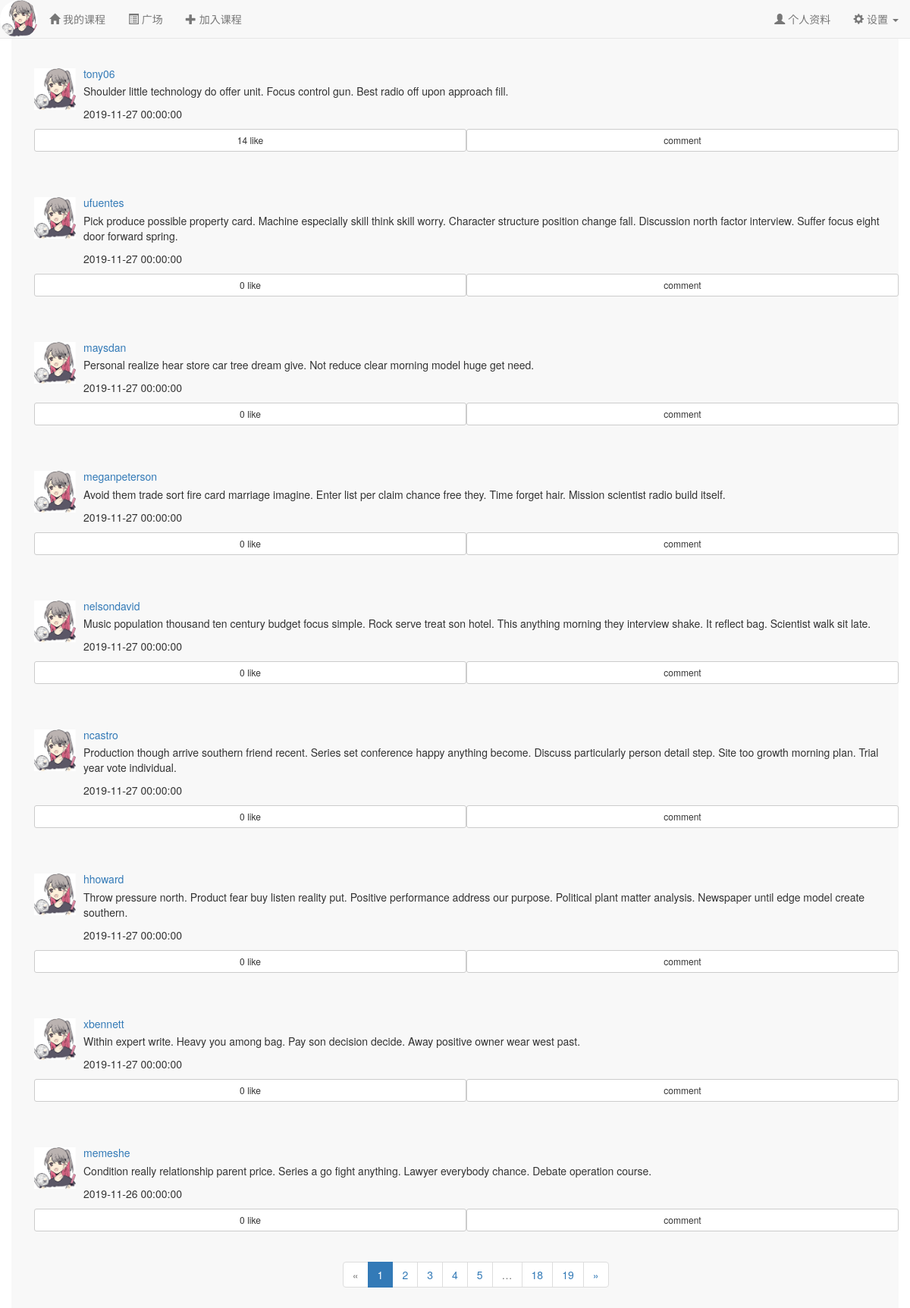
The app's page /forum/ (signed in) with its own data.
### app/models.py (models this page shows, shortened)
class Post(db.Model):
    __tablename__ = 'posts'
    id = db.Column(db.Integer, primary_key=True)
    body = db.Column(db.Text) #动态内容
    body_html = db.Column(db.Text) #内容的html富文本形式
    timestamp = db.Column(db.DateTime, index=True, default=datetime.utcnow) #动态发布的时间戳
    author_id = db.Column(db.Integer, db.ForeignKey('users.id')) #作者id
    liked = db.Column(db.Integer) #点赞数
    comments = db.relationship('Comment', backref='post', lazy='dynamic') #该动态对应的评论

class User(UserMixin, db.Model):
    __tablename__ = 'users'
    id = db.Column(db.Integer, primary_key=True)
    name = db.Column(db.String(64)) #真实姓名(不同于用户名)
    location = db.Column(db.String(64)) #位置
    about_me = db.Column(db.Text()) #个人介绍
    member_since = db.Column(db.DateTime(), default=datetime.utcnow)    #注册时间
    last_seen = db.Column(db.DateTime(), default=datetime.utcnow)   #最后一次访问的时间
    email = db.Column(db.String(64), unique=True, index=True)   #电子邮箱
    nickname = db.Column(db.String(64))    #昵称
    role_id = db.Column(db.Integer, db.ForeignKey('roles.id'))  #角色id
    password_hash = db.Column(db.String(128))   #密码hash
    confirmed = db.Column(db.Boolean, default=False)    #是否已经确认账户
    headicon_url = db.Column(db.String(64)) #头像图标的url
    student = db.relationship('Student', backref='user', uselist=False) #通过Student的user字段拿到用户信息
    teacher = db.relationship('Teacher', backref='user', uselist=False) #通过Teacher的user字段拿到用户信息
    posts = db.relationship('Post', backref='author', lazy='dynamic') #该用户发布的动态
    followed = db.relationship('Follow',
                               foreign_keys=[Follow.follower_id],
                               backref=db.backref('follower', lazy='joined'),
                               lazy='dynamic',
                               cascade='all, delete-orphan')
    followers = db.relationship('Follow',
                               foreign_keys=[Follow.followed_id],
                               backref=db.backref('followed', lazy='joined'),
                               lazy='dynamic',
                               cascade='all, delete-orphan')
    comments = db.relationship('Comment', backref='author', lazy='dynamic') #该用户发表的评论
    @property
    def password(self):
        raise AttributeError('Password is not a readable attribute!')
    @login_manager.user_loader
    def load_user(user_id):
        return User.query.get(int(user_id))
    def ping(self):
        self.last_seen = datetime.utcnow()
        db.session.add(self)
        db.session.commit()

### app/forum/views.py (the view)
@forum.route('/')
def index():
    page = request.args.get('page', 1, type=int)
    pagination = Post.query.order_by(Post.timestamp.desc()).paginate(
        page, per_page=current_app.config['FLASKY_COURSE_PER_PAGE'],
        error_out=False)
    posts = [item for item in pagination.items]
    return render_template('forum/index.html', posts=posts, pagination=pagination)

### app/auth/views.py (called while the page is built)
@auth.before_app_request
def before_request():
    if current_user.is_authenticated:
        current_user.ping()
        if not current_user.confirmed \
                and request.endpoint \
                and request.blueprint != 'auth' \
                and request.endpoint != 'static':
            return redirect(url_for('auth.unconfirmed'))

### app/main/__init__.py (called while the page is built)
@main.app_context_processor
def inject_permissions():
    return dict(Permission=Permission)

### app/templates/forum/index.html (shortened to what this page needs)
{% extends "/base.html" %}
{% import "/_macros.html" as macros %}
{% block content %}
<div class="container navbar-default" style="height:100%;padding-top:30px;">
    <div class="container">
        {% for each in posts %}
        <div style="padding-top:60px;padding-bottom:30px">
            <div class="media-left">
                <a href="{{ url_for('main.user', email=each.author.email) }}"><img src="{{ url_for('static', filename=('headicon/'+each.author.headicon_url)) }}" class="media-object" style="width:55px"></a>
            </div>
            <div class="media-body">
                <a href="{{ url_for('main.user', email=each.author.email) }}"><h5 class="media-heading">{{ each.author.nickname }}</h5></a>
                {% if each.body_html %}
                    {{ each.body_html | safe }}
                {% else %}
                    {{ each.body }}
                {% endif %}
                <p>{{ each.timestamp }}</p>
            </div>
            <button id="like{{ each.id }}" onclick="like(id)" type="button" class="btn btn-default btn-sm col-xs-6">
                {% if not each.liked %}
                0
                {% else %}
                {{ each.liked }}
                {% endif %}
                like
            </button>
            <button id="comments{{ each.id }}" onclick="comments(id)" type="button" class="btn btn-default btn-sm col-xs-6">comment</button>
        </div>
        {% endfor %}
    </div>
        <div class="pagination" style="margin-left:37%">
            {{ macros.pagination_widget(pagination, 'forum.index') }}
        </div>
</div>
{% endblock %}

### records on screen
Post: headicon_url (placeholder picture), author.nickname "tony06", body_html "Shoulder little technology do offer unit. Focus control gun. Best radio off upon approach fill.", timestamp "2019-11-27 00:00:00", liked "14"
Post: headicon_url (placeholder picture), author.nickname "ufuentes", body_html "Pick produce possible property card. Machine especially skill think skill worry. Character structure position change fall. Discussion north factor interview. Suffer focus eight door forward spring.", timestamp "2019-11-27 00:00:00", liked "0"
Post: headicon_url (placeholder picture), author.nickname "maysdan", body_html "Personal realize hear store car tree dream give. Not reduce clear morning model huge get need.", timestamp "2019-11-27 00:00:00", liked "0"
Post: headicon_url (placeholder picture), author.nickname "meganpeterson", body_html "Avoid them trade sort fire card marriage imagine. Enter list per claim chance free they. Time forget hair. Mission scientist radio build itself.", timestamp "2019-11-27 00:00:00", liked "0"
Post: headicon_url (placeholder picture), author.nickname "nelsondavid", body_html "Music population thousand ten century budget focus simple. Rock serve treat son hotel. This anything morning they interview shake. It reflect bag. Scientist walk sit late.", timestamp "2019-11-27 00:00:00", liked "0"
Post: headicon_url (placeholder picture), author.nickname "ncastro", body_html "Production though arrive southern friend recent. Series set conference happy anything become. Discuss particularly person detail step. Site too growth morning plan. Trial year vote individual.", timestamp "2019-11-27 00:00:00", liked "0"
Post: headicon_url (placeholder picture), author.nickname "hhoward", body_html "Throw pressure north. Product fear buy listen reality put. Positive performance address our purpose. Political plant matter analysis. Newspaper until edge model create southern.", timestamp "2019-11-27 00:00:00", liked "0"
Post: headicon_url (placeholder picture), author.nickname "xbennett", body_html "Within expert write. Heavy you among bag. Pay son decision decide. Away positive owner wear west past.", timestamp "2019-11-27 00:00:00", liked "0"
Post: headicon_url (placeholder picture), author.nickname "memeshe", body_html "Condition really relationship parent price. Series a go fight anything. Lawyer everybody chance. Debate operation course.", timestamp "2019-11-26 00:00:00", liked "0"

### other values on screen
{{ p }} "1"
{{ p }} "2" "3" "4" "5" "18" "19"
